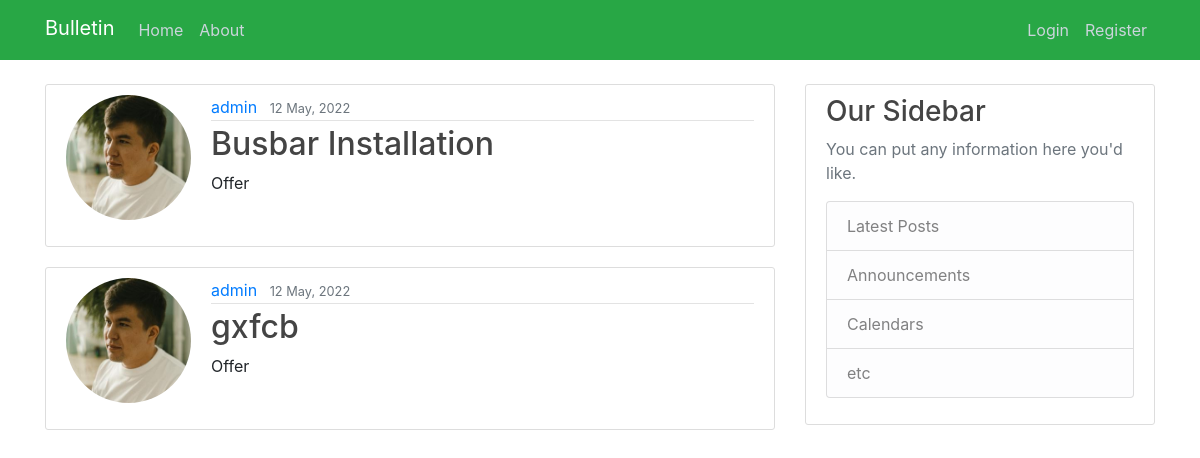
Page /home/ on the earlier database version.
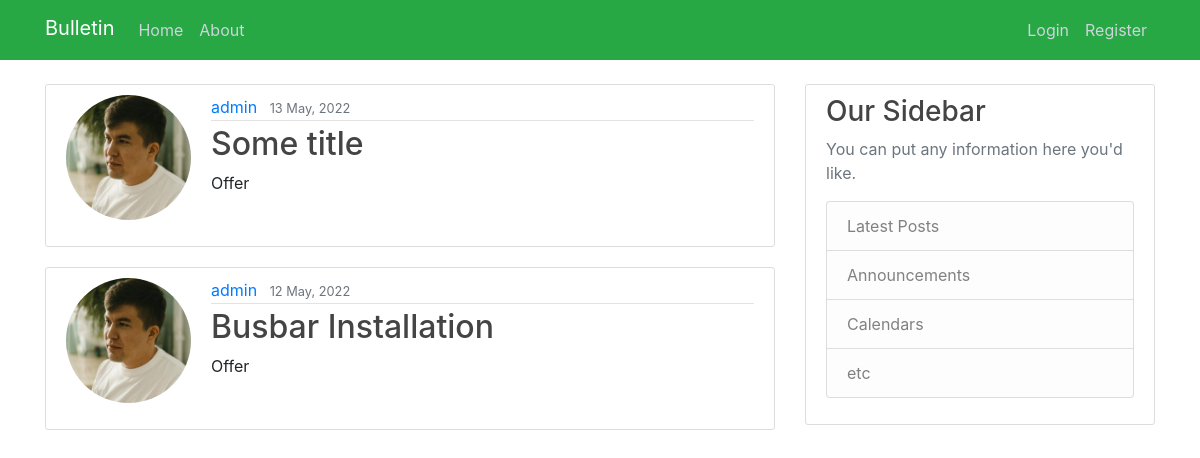
Same page on the later database version.
### myboardapp/models.py (models this page shows, shortened)
class Bulletin(models.Model):
    title = models.CharField(max_length=100, blank=True)
    author = models.ForeignKey(User, on_delete=models.CASCADE)
    content = models.TextField()
    file = models.FileField(upload_to='files/',
                                             blank=True,
                                             )
    bulletin_category = models.ForeignKey(CategoryModel, on_delete=models.CASCADE)
    date_created = models.DateTimeField(default=timezone.now)

class CategoryModel(models.Model):
    category_name = models.CharField(max_length=255,
                                     unique=True,
                                     )
    def __str__(self):
        return f'{self.category_name}'
    """
    >>> from myboardapp.models import Bulletin
    >>> from myboardapp.models import CategoryModel
    >>> CategoryModel.objects.create(category_name = "Offer")
    <CategoryModel: Offer>
    """

### users/models.py (models this page shows, shortened)
class Profile(models.Model):
    user = models.OneToOneField(User, on_delete=models.CASCADE)
    image = models.ImageField(default='default.jpg', upload_to='profile_pics')

### myboardapp/views.py (the view)
# urls.py: path('home/', PostListView.as_view(), name='home'),
class PostListView(ListView):
    model = Bulletin
    template_name = 'myboardapp/home.html'
    context_object_name = 'bulletins_0'
    ordering = ['-date_created']
    paginate_by = 2

### myboardapp/templates/myboardapp/home.html (shortened to what this page needs)
{% extends "myboardapp/base.html" %}
{% load static %}
{% block content %}
    <main role="main" class="container">
      <div class="row">
        <div class="col-md-8">
            {% for bulletin in bulletins_0 %}
                <article class="media content-section">
                    <img class="rounded-circle account-img" src="{{ bulletin.author.profile.image.url }}">
                    <div class="media-body">
                        <div class="article-metadata">
                      <a class="mr-2" href="#">{{ bulletin.author }}</a>
                      <small class="text-muted">{{ bulletin.date_created|date:"d F, Y" }}</small>
                    </div>
                    <h2><a class="article-title" href="{% url 'bulletin-detail' bulletin.id %}">{{ bulletin.title }}</a></h2>
                    <p class="article-content">{{ bulletin.bulletin_category }}</p>
                  </div>
                </article>
            {% endfor %}
        </div>
        <div class="col-md-4">
          <div class="content-section">
            <h3>Our Sidebar</h3>
            <p class='text-muted'>You can put any information here you'd like.
              <ul class="list-group">
                <li class="list-group-item list-group-item-light">Latest Posts</li>
                <li class="list-group-item list-group-item-light">Announcements</li>
                <li class="list-group-item list-group-item-light">Calendars</li>
                <li class="list-group-item list-group-item-light">etc</li>
              </ul>
            </p>
          </div>
        </div>
      </div>
    </main>
{% endblock content %}

Differences in the rows shown:
no longer on this page (row unchanged): Bulletin: author.profile.image (picture), author "admin", date_created "12 May, 2022", title "gxfcb", bulletin_category "Offer"
added Bulletin: author.profile.image (picture), author "admin", date_created "13 May, 2022", title "Some title", bulletin_category "Offer"
